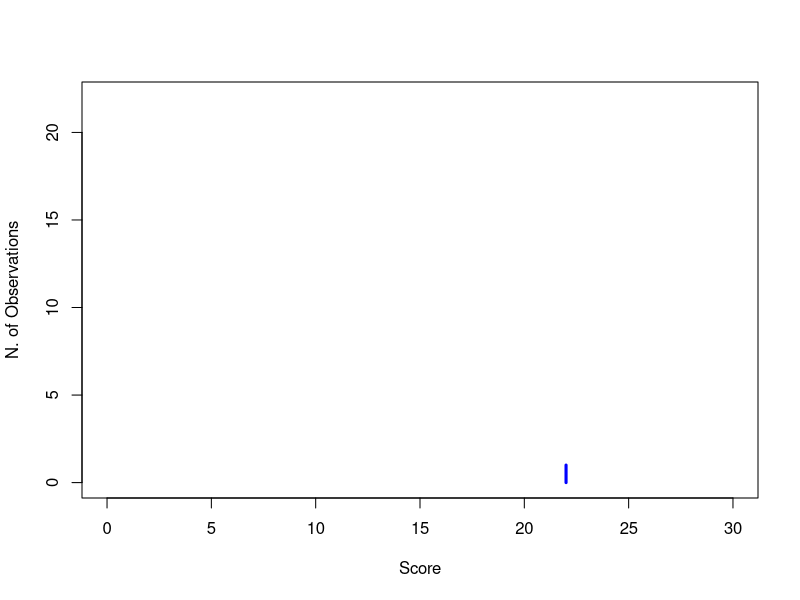
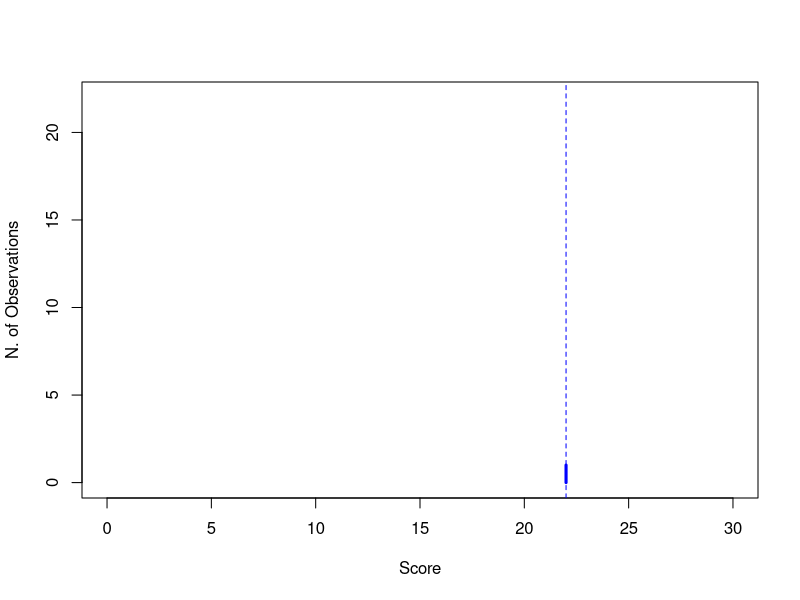
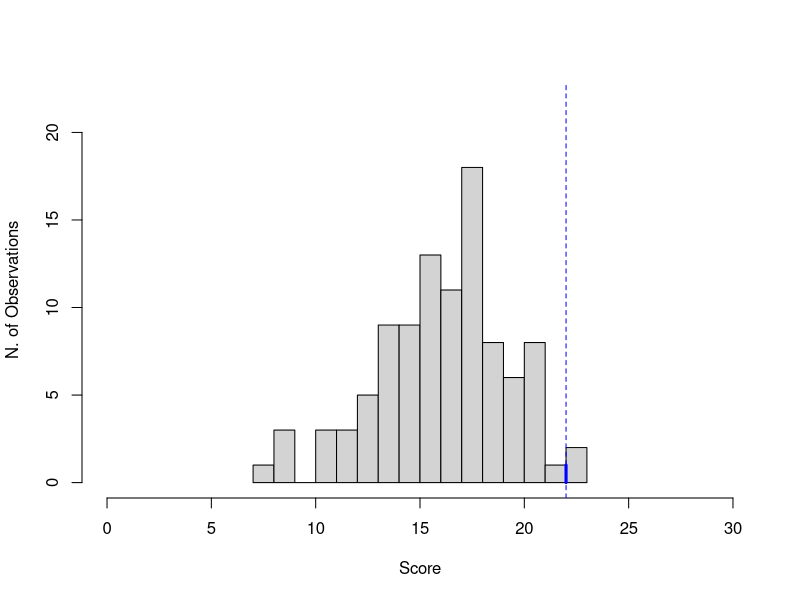
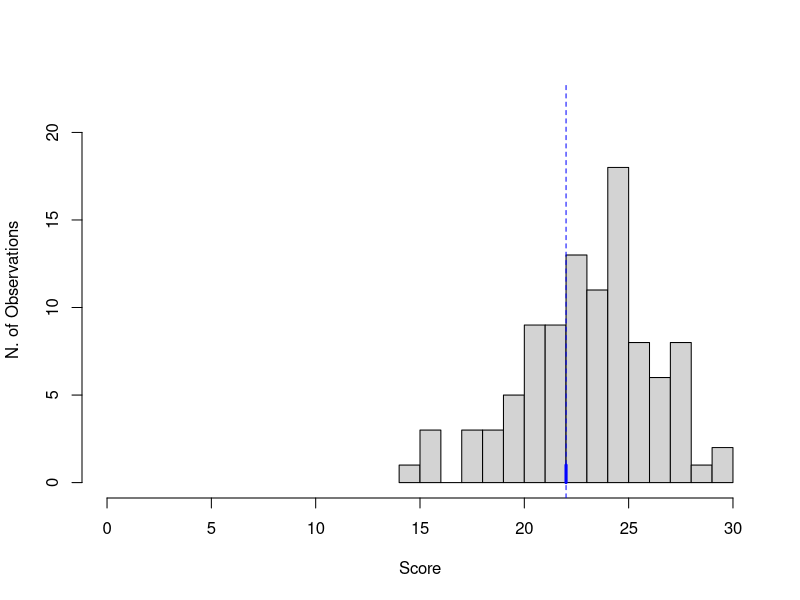

These figures' R source, in order:
## ---- chunk 1
#initialize a quarto template for reuse
knitr::opts_template$set(
  myplot = list(
    echo = FALSE,
    fig.show = "asis",
    dpi = 100,
    fig.width = 7,
    fig.height = 5
  )
)

## ---- chunk 2
#| opts.label: myplot

my_score=22
plot(0,0, ylim=c(0,22), xlim=c(0,30), xlab="Score", ylab="N. of Observations", type="n")
segments(my_score, 0, my_score, 1, lwd=3, col="blue")


## ---- chunk 3
#| opts.label: myplot

my_score=22
plot(0,0, ylim=c(0,22), xlim=c(0,30), xlab="Score", ylab="N. of Observations", type="n")
segments(my_score, 0, my_score, 1, lwd=3, col="blue")
abline(v=my_score, lty=2, col="blue")

## ---- chunk 4
#| opts.label: myplot
set.seed(42)
hist(rnorm(100, mean=16, sd=3), ylim=c(0,22), xlim=c(0,30), xlab="Score", ylab="N. of Observations", breaks=20, main="")
segments(my_score, 0, my_score, 1, lwd=3, col="blue")
abline(v=my_score, lty=2, col="blue")


## ---- chunk 5
#| opts.label: myplot

set.seed(42)
hist(rnorm(100, mean=23, sd=3), ylim=c(0,22), xlim=c(0,30), xlab="Score", ylab="N. of Observations", breaks=20, main="")
segments(my_score, 0, my_score, 1, lwd=3, col="blue")
abline(v=my_score, lty=2, col="blue")
